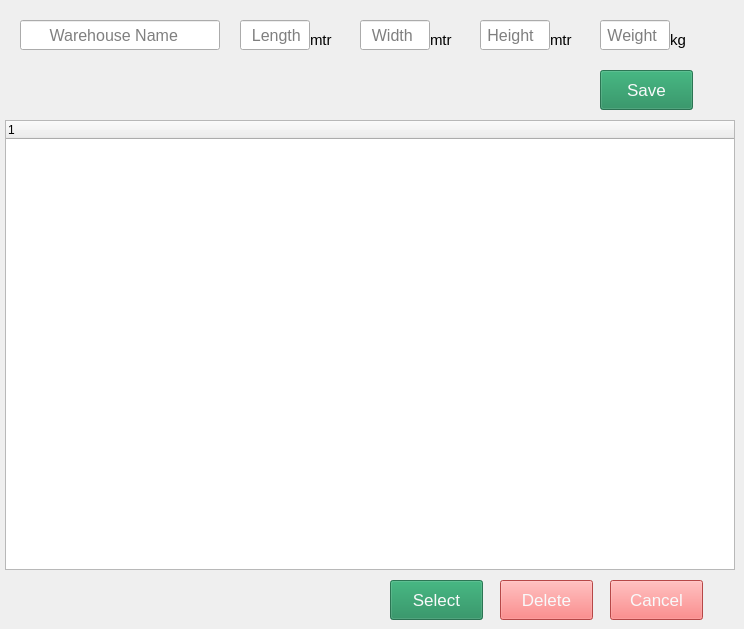
      <widget class="QWidget" name="SelectAddWarehouse">
       <widget class="QLineEdit" name="AddWarehouseHeight">
        <property name="geometry">
         <rect>
          <x>480</x>
          <y>20</y>
          <width>70</width>
          <height>30</height>
         </rect>
        </property>
        <property name="font">
         <font>
          <pointsize>12</pointsize>
         </font>
        </property>
        <property name="placeholderText">
         <string> Height</string>
        </property>
       </widget>
       <widget class="QLineEdit" name="AddWarehouseWeight">
        <property name="geometry">
         <rect>
          <x>600</x>
          <y>20</y>
          <width>70</width>
          <height>30</height>
         </rect>
        </property>
        <property name="font">
         <font>
          <pointsize>12</pointsize>
         </font>
        </property>
        <property name="placeholderText">
         <string> Weight</string>
        </property>
       </widget>
       <widget class="QLabel" name="label_59">
        <property name="geometry">
         <rect>
          <x>310</x>
          <y>30</y>
          <width>30</width>
          <height>20</height>
         </rect>
        </property>
        <property name="font">
         <font>
          <pointsize>11</pointsize>
         </font>
        </property>
        <property name="text">
         <string>mtr</string>
        </property>
       </widget>
       <widget class="QLabel" name="label_60">
        <property name="geometry">
         <rect>
          <x>670</x>
          <y>30</y>
          <width>30</width>
          <height>20</height>
         </rect>
        </property>
        <property name="font">
         <font>
          <pointsize>11</pointsize>
         </font>
        </property>
        <property name="text">
         <string>kg</string>
        </property>
       </widget>
       <widget class="QLineEdit" name="AddWarehouseLength">
        <property name="geometry">
         <rect>
          <x>240</x>
          <y>20</y>
          <width>70</width>
          <height>30</height>
         </rect>
        </property>
        <property name="font">
         <font>
          <pointsize>12</pointsize>
         </font>
        </property>
        <property name="placeholderText">
         <string>  Length</string>
        </property>
       </widget>
       <widget class="QLineEdit" name="AddWarehouseName">
        <property name="geometry">
         <rect>
          <x>20</x>
          <y>20</y>
          <width>200</width>
          <height>30</height>
         </rect>
        </property>
        <property name="font">
         <font>
          <pointsize>12</pointsize>
         </font>
        </property>
        <property name="styleSheet">
         <string notr="true"/>
        </property>
        <property name="placeholderText">
         <string>      Warehouse Name</string>
        </property>
       </widget>
       <widget class="QPushButton" name="SelectWarehouseforLoading">
        <property name="geometry">
         <rect>
          <x>390</x>
          <y>580</y>
          <width>93</width>
          <height>40</height>
         </rect>
        </property>
        <property name="font">
         <font>
          <pointsize>13</pointsize>
         </font>
        </property>
        <property name="cursor">
         <cursorShape>PointingHandCursor</cursorShape>
        </property>
        <property name="styleSheet">
         <string notr="true">background-color:rgba(25,135,84,0.8);
color:rgba(248,249,250,1);
</string>
        </property>
        <property name="text">
         <string>Select</string>
        </property>
       </widget>
       <widget class="QLineEdit" name="AddWarehouseWidth">
        <property name="geometry">
         <rect>
          <x>360</x>
          <y>20</y>
          <width>70</width>
          <height>30</height>
         </rect>
        </property>
        <property name="font">
         <font>
          <pointsize>12</pointsize>
         </font>
        </property>
        <property name="placeholderText">
         <string>  Width</string>
        </property>
       </widget>
       <widget class="QPushButton" name="CancleWarehouse">
        <property name="geometry">
         <rect>
          <x>610</x>
          <y>580</y>
          <width>93</width>
          <height>40</height>
         </rect>
        </property>
        <property name="font">
         <font>
          <pointsize>13</pointsize>
         </font>
        </property>
        <property name="cursor">
         <cursorShape>PointingHandCursor</cursorShape>
        </property>
        <property name="styleSheet">
         <string notr="true">
background-color: rgb(255, 99, 99);
color:rgba(248,249,250,1);
</string>
        </property>
        <property name="text">
         <string>Cancel</string>
        </property>
       </widget>
       <widget class="QPushButton" name="WarehouseSave">
        <property name="geometry">
         <rect>
          <x>600</x>
          <y>70</y>
          <width>93</width>
          <height>40</height>
         </rect>
        </property>
        <property name="font">
         <font>
          <pointsize>13</pointsize>
         </font>
        </property>
        <property name="cursor">
         <cursorShape>PointingHandCursor</cursorShape>
        </property>
        <property name="styleSheet">
         <string notr="true">background-color:rgba(25,135,84,0.8);
color:rgba(248,249,250,1);
</string>
        </property>
        <property name="text">
         <string>Save</string>
        </property>
       </widget>
       <widget class="QLabel" name="label_61">
        <property name="geometry">
         <rect>
          <x>550</x>
          <y>30</y>
          <width>30</width>
          <height>20</height>
         </rect>
        </property>
        <property name="font">
         <font>
          <pointsize>11</pointsize>
         </font>
        </property>
        <property name="text">
         <string>mtr</string>
        </property>
       </widget>
       <widget class="QLabel" name="label_62">
        <property name="geometry">
         <rect>
          <x>430</x>
          <y>30</y>
          <width>30</width>
          <height>20</height>
         </rect>
        </property>
        <property name="font">
         <font>
          <pointsize>11</pointsize>
         </font>
        </property>
        <property name="text">
         <string>mtr</string>
        </property>
       </widget>
       <widget class="QTreeWidget" name="WarehouseTreeWidget">
        <property name="geometry">
         <rect>
          <x>5</x>
          <y>120</y>
          <width>730</width>
          <height>450</height>
         </rect>
        </property>
        <column>
         <property name="text">
          <string notr="true">1</string>
         </property>
        </column>
       </widget>
       <widget class="QPushButton" name="DeleteWarehouse">
        <property name="geometry">
         <rect>
          <x>500</x>
          <y>580</y>
          <width>93</width>
          <height>40</height>
         </rect>
        </property>
        <property name="font">
         <font>
          <pointsize>13</pointsize>
         </font>
        </property>
        <property name="cursor">
         <cursorShape>PointingHandCursor</cursorShape>
        </property>
        <property name="styleSheet">
         <string notr="true">
background-color: rgb(255, 99, 99);
color:rgba(248,249,250,1);
</string>
        </property>
        <property name="text">
         <string>Delete</string>
        </property>
       </widget>
      </widget>
